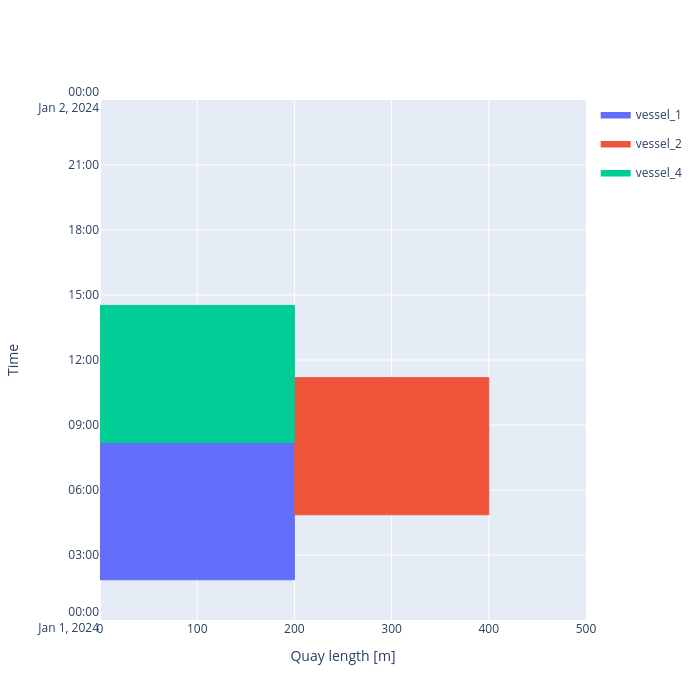

The notebook cell saved with this chart:
### Markdown cell above
##### Berth output
We can plot the occupancy of berths over time

### Code cell
fig = quay.plot_berth_occupation(time_stop = pd.Timestamp('2024-01-02'), style = 'plotly')
fig

### Figure 1 — Plotly figure (JSON) as saved in the notebook; plotly's stock layout.template omitted (floating-point values rounded to 4 significant figures; data arrays with more than 128 entries replaced by an {"elided": "..."} marker saying what was removed)
{"data": [{"fill": "toself", "fillcolor": "#636EFA", "hoverinfo": "skip", "legendgroup": "4e8c31c3-ab09-4233-b906-9404dff193a5", "line": {"color": "#636EFA", "width": 1}, "mode": "lines", "name": "vessel_1", "showlegend": true, "type": "scatter", "x": [0, 0, 200, 200, 0], "y": ["2024-01-01T01:51:21.666667", "2024-01-01T08:11:06.666667", "2024-01-01T08:11:06.666667", "2024-01-01T01:51:21.666667", "2024-01-01T01:51:21.666667"]}, {"customdata": {"elided": "420x9 mixed values"}, "hovertemplate": "<b>%{customdata[0]}</b><br>Length (L): %{customdata[1]} m<br>Beam (B): %{customdata[2]} m<br>Draft (T): %{customdata[3]} m<br>Operation ID: %{customdata[4]}<br>Position: %{customdata[5]}–%{customdata[6]} m<br>Start: %{customdata[7]|%d %b %Y %H:%M}<br>End: %{customdata[8]|%d %b %Y %H:%M}<br><extra></extra>", "legendgroup": "4e8c31c3-ab09-4233-b906-9404dff193a5", "marker": {"color": "#636EFA", "opacity": 0, "size": 12}, "mode": "markers", "showlegend": false, "type": "scatter", "x": {"elided": "420 float values"}, "y": {"elided": "420 str values"}}, {"fill": "toself", "fillcolor": "#EF553B", "hoverinfo": "skip", "legendgroup": "0303c3c2-cc00-48d4-b70f-69f560689b1f", "line": {"color": "#EF553B", "width": 1}, "mode": "lines", "name": "vessel_2", "showlegend": true, "type": "scatter", "x": [200, 200, 400, 400, 200], "y": ["2024-01-01T04:51:21.666667", "2024-01-01T11:11:06.666667", "2024-01-01T11:11:06.666667", "2024-01-01T04:51:21.666667", "2024-01-01T04:51:21.666667"]}, {"customdata": {"elided": "420x9 mixed values"}, "hovertemplate": "<b>%{customdata[0]}</b><br>Length (L): %{customdata[1]} m<br>Beam (B): %{customdata[2]} m<br>Draft (T): %{customdata[3]} m<br>Operation ID: %{customdata[4]}<br>Position: %{customdata[5]}–%{customdata[6]} m<br>Start: %{customdata[7]|%d %b %Y %H:%M}<br>End: %{customdata[8]|%d %b %Y %H:%M}<br><extra></extra>", "legendgroup": "0303c3c2-cc00-48d4-b70f-69f560689b1f", "marker": {"color": "#EF553B", "opacity": 0, "size": 12}, "mode": "markers", "showlegend": false, "type": "scatter", "x": {"elided": "420 float values"}, "y": {"elided": "420 str values"}}, {"fill": "toself", "fillcolor": "#00CC96", "hoverinfo": "skip", "legendgroup": "36b8a6ba-5ba3-4315-a73a-57349fd95e75", "line": {"color": "#00CC96", "width": 1}, "mode": "lines", "name": "vessel_4", "showlegend": true, "type": "scatter", "x": [0, 0, 200, 200, 0], "y": ["2024-01-01T08:11:22", "2024-01-01T14:31:07", "2024-01-01T14:31:07", "2024-01-01T08:11:22", "2024-01-01T08:11:22"]}, {"customdata": {"elided": "420x9 mixed values"}, "hovertemplate": "<b>%{customdata[0]}</b><br>Length (L): %{customdata[1]} m<br>Beam (B): %{customdata[2]} m<br>Draft (T): %{customdata[3]} m<br>Operation ID: %{customdata[4]}<br>Position: %{customdata[5]}–%{customdata[6]} m<br>Start: %{customdata[7]|%d %b %Y %H:%M}<br>End: %{customdata[8]|%d %b %Y %H:%M}<br><extra></extra>", "legendgroup": "36b8a6ba-5ba3-4315-a73a-57349fd95e75", "marker": {"color": "#00CC96", "opacity": 0, "size": 12}, "mode": "markers", "showlegend": false, "type": "scatter", "x": {"elided": "420 float values"}, "y": {"elided": "420 str values"}}], "layout": {"height": 700, "width": 700, "xaxis": {"range": [0, 500], "title": {"text": "Quay length [m]"}}, "yaxis": {"range": ["2024-01-01T00:00:00", "2024-01-02T00:00:00"], "title": {"text": "Time"}}}}
